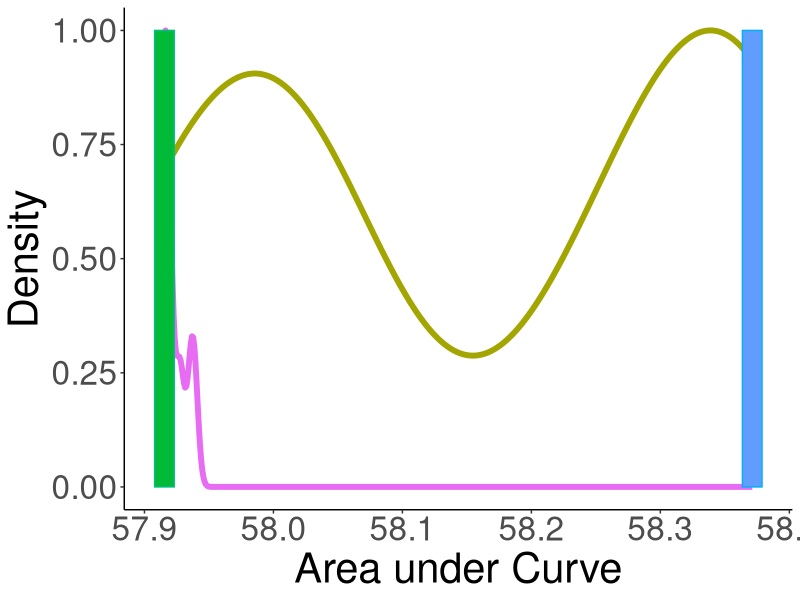

Write the R code that produced this figure.
library(tidyr)
library(dplyr)
library(ggplot2)


RED = "#F8766D"
GREEN = "#7CAE00"
BLUE = "#00BFC4"
PURPLE = "#C77CFF"
SCALE = c( GREEN, RED, BLUE, PURPLE)
######################################


data = read.csv("results_auc_optimized.tsv", sep="\t")
#data = data %>% filter(Script == "forWords_Finnish_RandomOrder_Coarse_FineSurprisal.py")


data$Type = ifelse(data$Model %in% c("REAL", "RANDOM", "REVERSE"), as.character(data$Model), "Optimized")
data$Type = ifelse(data$Type %in% c("REAL"), "Real", as.character(data$Type))
data$Type = ifelse(data$Type %in% c("RANDOM"), "Random", as.character(data$Type))
data$Type = ifelse(data$Type %in% c("REVERSE"), "Reverse", as.character(data$Type))
data$Type = ifelse(data$Model %in% c("UNIV"), "Universals", as.character(data$Type))

data_ = data %>% filter(Type %in% c("Real", "Random", "Optimized", "Reverse", "Universals"))

randomAUCs = data %>% filter(Type == "Random")
meanAUCs = data %>% filter(Type == "Real") %>% group_by(Type) %>% summarise(AUC = mean(AUC)) %>% mutate(Quantile = round(mean(AUC < randomAUCs$AUC), 2), ConfIntLower = round((binom.test(sum(AUC<randomAUCs$AUC), nrow(randomAUCs))$conf.int[[1]]),2), ConfIntUpper = round((binom.test(sum(AUC<randomAUCs$AUC), nrow(randomAUCs))$conf.int[[2]]),2))

barWidth = (max(data$AUC) - min(data$AUC))/30


data_[data_$Type == "Optimized",]$AUC = NA

plot = ggplot(data_, aes(x=AUC, color=Type))
plot = plot + theme_classic()
plot = plot + xlab("Area under Curve") + ylab("Density")
plot = plot + theme(text=element_text(size=30))
plot = plot + geom_density(data= data_%>%filter(Type %in% c("Universals", "Random")), aes(y=..scaled..), size=2) 
plot = plot + geom_bar(data = data_ %>% filter(!(Type %in% c("Universals", "Random"))) %>% group_by(Type) %>% summarise(AUC=mean(AUC)) %>% mutate(y=1),  aes(y=y, group=Type, fill=Type), width=barWidth, stat="identity", position = position_dodge()) # + scale_colour_manual(values=SCALE) + scale_fill_manual(values=SCALE)
#plot = plot + geom_label(data=meanAUCs, aes(x=AUC, y=1, label=paste(Quantile, " [", ConfIntLower, ", ", ConfIntUpper, "]"), group=Type), color="black", fill="white") 
plot = plot + theme (legend.position = "none")
ggsave(plot, file=paste("suffixes-byMorphemes-auc-hist-heldout-Coarse-FineSurprisal-optimized.pdf", sep=""), height=4, width=8)



